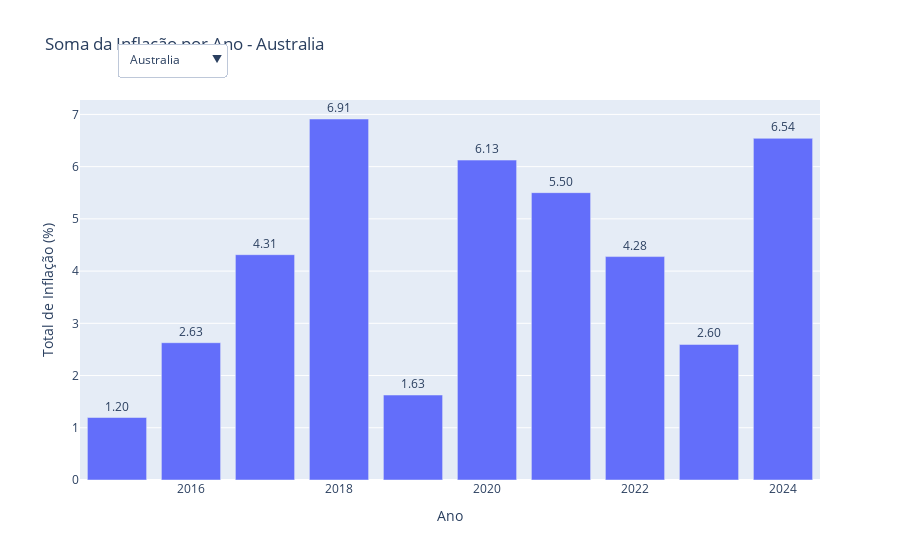

Notebook code cell kept with this figure:
### Code cell
#Gráfico Agrupado da inflação ao longo do Tempo
# Agrupar por país e ano, somando inflação
df_total = df.groupby(["Country", "Year"], as_index=False)["Inflation Rate (%)"].sum()

# Ordenar os anos (caso o tipo da coluna seja string)
df_total["Year"] = df_total["Year"].astype(int)
df_total = df_total.sort_values(by="Year")


fig = px.bar(
    df_total[df_total["Country"] == df_total["Country"].iloc[0]],  # Mostra o 1º país por padrão
    x="Year",
    y="Inflation Rate (%)",
    text="Inflation Rate (%)",
    color="Country",
    title=f"Soma da Inflação por Ano - {df_total['Country'].iloc[0]}"
)

botoes = []
for pais in df_total["Country"].unique():
    df_pais = df_total[df_total["Country"] == pais]
    botoes.append(
        {
            "label": pais,
            "method": "update",
            "args": [
                {
                    "x": [df_pais["Year"]],
                    "y": [df_pais["Inflation Rate (%)"]],
                    "type": "bar"
                },
                {
                    "title": f"Soma da Inflação por Ano - {pais}"
                }
            ]
        }
    )

# Aplicar dropdown
fig.update_layout(
    updatemenus=[
        {
            "buttons": botoes,
            "direction": "down",
            "x": 0.05,
            "xanchor": "left",
            "y": 1.15,
            "yanchor": "top"
        }
    ],
    showlegend=False
)

# Ajustes visuais
fig.update_traces(texttemplate='%{text:.2f}', textposition='outside')
fig.update_layout(
    xaxis_title="Ano",
    yaxis_title="Total de Inflação (%)"
)

fig.show()

### Figure 1 — Plotly figure (JSON) as saved in the notebook; plotly's stock layout.template omitted (floating-point values rounded to 4 significant figures)
{"data": [{"alignmentgroup": "True", "hovertemplate": "Country=Australia<br>Year=%{x}<br>Inflation Rate (%)=%{text}<extra></extra>", "legendgroup": "Australia", "marker": {"color": "#636efa", "pattern": {"shape": ""}}, "name": "Australia", "offsetgroup": "Australia", "orientation": "v", "showlegend": true, "text": [1.197, 2.629, 4.314, 6.912, 1.627, 6.126, 5.502, 4.278, 2.595, 6.542], "textposition": "outside", "texttemplate": "%{text:.2f}", "type": "bar", "x": [2015, 2016, 2017, 2018, 2019, 2020, 2021, 2022, 2023, 2024], "xaxis": "x", "y": [1.197, 2.629, 4.314, 6.912, 1.627, 6.126, 5.502, 4.278, 2.595, 6.542], "yaxis": "y"}], "layout": {"barmode": "relative", "legend": {"title": {"text": "Country"}, "tracegroupgap": 0}, "showlegend": false, "title": {"text": "Soma da Inflação por Ano - Australia"}, "updatemenus": [{"buttons": [{"args": [{"type": "bar", "x": [[2015, 2016, 2017, 2018, 2019, 2020, 2021, 2022, 2023, 2024]], "y": [[1.197, 2.629, 4.314, 6.912, 1.627, 6.126, 5.502, 4.278, 2.595, 6.542]]}, {"title": "Soma da Inflação por Ano - Australia"}], "label": "Australia", "method": "update"}, {"args": [{"type": "bar", "x": [[2015, 2016, 2017, 2018, 2019, 2020, 2021, 2022, 2023, 2024]], "y": [[6.62, 4.94, 4.588, 3.182, 1.17, 1.093, 4.871, 6.27, 0.973, 6.657]]}, {"title": "Soma da Inflação por Ano - France"}], "label": "France", "method": "update"}, {"args": [{"type": "bar", "x": [[2015, 2016, 2017, 2018, 2019, 2020, 2021, 2022, 2023, 2024]], "y": [[3.824, 1.111, 5.847, 3.954, 3.353, 2.127, 3.227, 5.074, 4.628, 4.676]]}, {"title": "Soma da Inflação por Ano - Germany"}], "label": "Germany", "method": "update"}, {"args": [{"type": "bar", "x": [[2015, 2016, 2017, 2018, 2019, 2020, 2021, 2022, 2023, 2024]], "y": [[4.234, 3.9, 5.359, 6.609, 1.486, 5.838, 5.18, 3.106, 6.559, 5.287]]}, {"title": "Soma da Inflação por Ano - India"}], "label": "India", "method": "update"}, {"args": [{"type": "bar", "x": [[2015, 2016, 2017, 2018, 2019, 2020, 2021, 2022, 2023, 2024]], "y": [[1.223, 4.292, 0.7805, 5.022, 3.462, 6.91, 6.674, 5.769, 3.196, 6.641]]}, {"title": "Soma da Inflação por Ano - Italy"}], "label": "Italy", "method": "update"}, {"args": [{"type": "bar", "x": [[2015, 2016, 2017, 2018, 2019, 2020, 2021, 2022, 2023, 2024]], "y": [[1.514, 1.88, 2.399, 1.608, 1.293, 1.702, 0.794, 5.714, 5.513, 2.614]]}, {"title": "Soma da Inflação por Ano - USA"}], "label": "USA", "method": "update"}, {"args": [{"type": "bar", "x": [[2015, 2016, 2017, 2018, 2019, 2020, 2021, 2022, 2023, 2024]], "y": [[3.239, 3.161, 6.315, 5.927, 2.281, 4.383, 1.581, 2.431, 4.368, 3.721]]}, {"title": "Soma da Inflação por Ano - Japan"}], "label": "Japan", "method": "update"}, {"args": [{"type": "bar", "x": [[2015, 2016, 2017, 2018, 2019, 2020, 2021, 2022, 2023, 2024]], "y": [[6.154, 3.088, 1.416, 4.813, 0.936, 0.9271, 6.102, 4.783, 4.743, 1.832]]}, {"title": "Soma da Inflação por Ano - China"}], "label": "China", "method": "update"}, {"args": [{"type": "bar", "x": [[2015, 2016, 2017, 2018, 2019, 2020, 2021, 2022, 2023, 2024]], "y": [[6.143, 4.209, 1.193, 5.3, 5.816, 3.417, 2.969, 3.968, 4.709, 2.169]]}, {"title": "Soma da Inflação por Ano - Netherlands"}], "label": "Netherlands", "method": "update"}, {"args": [{"type": "bar", "x": [[2015, 2016, 2017, 2018, 2019, 2020, 2021, 2022, 2023, 2024]], "y": [[0.5755, 0.7575, 4.138, 1.363, 0.7053, 5.796, 1.031, 5.633, 1.797, 3.266]]}, {"title": "Soma da Inflação por Ano - South Africa"}], "label": "South Africa", "method": "update"}, {"args": [{"type": "bar", "x": [[2015, 2016, 2017, 2018, 2019, 2020, 2021, 2022, 2023, 2024]], "y": [[6.641, 3.832, 6.245, 1.959, 6.277, 2.188, 3.624, 4.78, 1.531, 5.817]]}, {"title": "Soma da Inflação por Ano - South Korea"}], "label": "South Korea", "method": "update"}, {"args": [{"type": "bar", "x": [[2015, 2016, 2017, 2018, 2019, 2020, 2021, 2022, 2023, 2024]], "y": [[4.518, 4.146, 1.386, 5.594, 3.484, 1.487, 1.75, 2.868, 0.897, 2.898]]}, {"title": "Soma da Inflação por Ano - Spain"}], "label": "Spain", "method": "update"}, {"args": [{"type": "bar", "x": [[2015, 2016, 2017, 2018, 2019, 2020, 2021, 2022, 2023, 2024]], "y": [[3.188, 2.168, 5.825, 2.04, 4.313, 4.054, 3.283, 1.016, 0.9395, 4.852]]}, {"title": "Soma da Inflação por Ano - Sweden"}], "label": "Sweden", "method": "update"}, {"args": [{"type": "bar", "x": [[2015, 2016, 2017, 2018, 2019, 2020, 2021, 2022, 2023, 2024]], "y": [[1.639, 5.67, 3.886, 2.47, 4.404, 5.813, 1.628, 3.666, 0.6678, 1.187]]}, {"title": "Soma da Inflação por Ano - Switzerland"}], "label": "Switzerland", "method": "update"}, {"args": [{"type": "bar", "x": [[2015, 2016, 2017, 2018, 2019, 2020, 2021, 2022, 2023, 2024]], "y": [[0.8781, 1.157, 3.926, 5.268, 3.98, 4.062, 2.943, 3.344, 4.638, 1.051]]}, {"title": "Soma da Inflação por Ano - UAE"}], "label": "UAE", "method": "update"}, {"args": [{"type": "bar", "x": [[2015, 2016, 2017, 2018, 2019, 2020, 2021, 2022, 2023, 2024]], "y": [[3.663, 4.605, 6.054, 3.042, 2.034, 5.094, 4.305, 1.294, 0.5321, 0.6948]]}, {"title": "Soma da Inflação por Ano - Russia"}], "label": "Russia", "method": "update"}, {"args": [{"type": "bar", "x": [[2015, 2016, 2017, 2018, 2019, 2020, 2021, 2022, 2023, 2024]], "y": [[5.511, 3.806, 6.543, 6.325, 3.213, 6.817, 0.8346, 5.451, 2.585, 1.633]]}, {"title": "Soma da Inflação por Ano - Canada"}], "label": "Canada", "method": "update"}, {"args": [{"type": "bar", "x": [[2015, 2016, 2017, 2018, 2019, 2020, 2021, 2022, 2023, 2024]], "y": [[4.621, 6.558, 2.748, 0.6598, 3.27, 2.276, 6.896, 3.576, 1.353, 3.297]]}, {"title": "Soma da Inflação por Ano - Mexico"}], "label": "Mexico", "method": "update"}, {"args": [{"type": "bar", "x": [[2015, 2016, 2017, 2018, 2019, 2020, 2021, 2022, 2023, 2024]], "y": [[2.177, 4.615, 1.551, 4.997, 4.774, 4.602, 4.696, 6.783, 6.585, 5.315]]}, {"title": "Soma da Inflação por Ano - UK"}], "label": "UK", "method": "update"}, {"args": [{"type": "bar", "x": [[2015, 2016, 2017, 2018, 2019, 2020, 2021, 2022, 2023, 2024]], "y": [[2.846, 5.259, 6.636, 2.433, 0.7405, 2.549, 6.156, 3.113, 2.052, 3.281]]}, {"title": "Soma da Inflação por Ano - Brazil"}], "label": "Brazil", "method": "update"}], "direction": "down", "x": 0.05, "xanchor": "left", "y": 1.15, "yanchor": "top"}], "xaxis": {"anchor": "y", "domain": [0, 1], "title": {"text": "Ano"}}, "yaxis": {"anchor": "x", "domain": [0, 1], "title": {"text": "Total de Inflação (%)"}}}}
